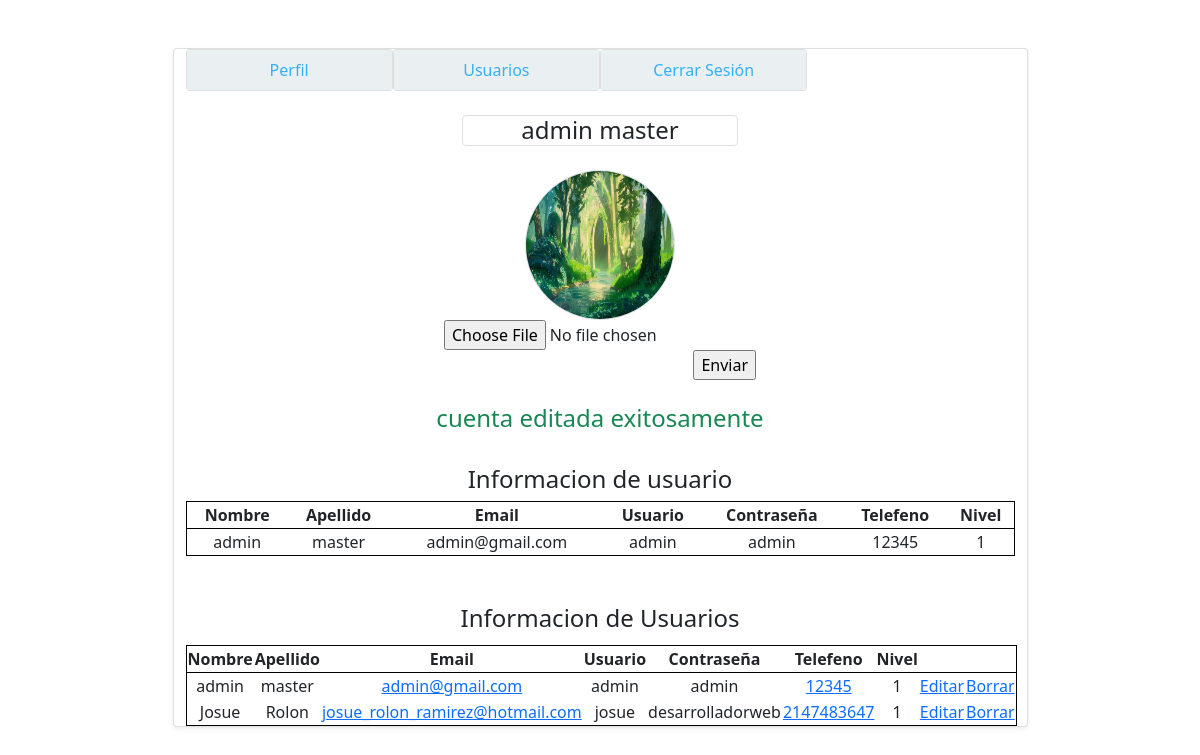
The page /usuarios.php?mensaje=cambio_exitoso (signed in) on the database its author committed.
### tables this page shows
CREATE TABLE `usuarios` (
  `nombre` varchar(50) NOT NULL,
  `apellido` varchar(50) NOT NULL,
  `email` varchar(50) NOT NULL,
  `user` varchar(15) NOT NULL,
  `pass` varchar(20) NOT NULL,
  `telefono` int(15) NOT NULL,
  `nivel` int(1) NOT NULL
);

### lista-usuarios.php (the view, shortened to what this page needs)
<?php
    function getUsuariosAdmin(){
        $host = 'localhost';
        $user_db = 'root';
        $password_db ='';
        $database = 'crud-usuarios';
        $conexion = mysqli_connect($host,$user_db,$password_db,$database);
        $usuarios = mysqli_query($conexion, "SELECT * FROM usuarios");
         while($fila = mysqli_fetch_array($usuarios)){
            echo '
            <tr >
        <td class="col-auto text-center">'.$fila['nombre'].'</td>
        <td class="col-auto text-center">'.$fila['apellido'].'</td>
        <td class="col-auto text-center"><a href="mailto:'.$fila['email'].' ">'.$fila['email'].'</a></td>
        <td class="col-auto text-center">'.$fila['user'].'</td>
        <td class="col-auto text-center">'.$fila['pass'].'</td>
        <td class="col-auto text-center"><a href="tel:'.$fila['telefono'].' "> '.$fila['telefono'].'</a></td>
        <td class="col-auto text-center">'.$fila['nivel'].'</td>
        <td class="col-auto text-center"><a href="editar-usuarios.php?email='.$fila['email'].'">Editar</a></td>
        <td class="col-auto text-center"><a href="borrar-usuarios.php?email='.$fila['email'].'" onclick="return borrar();">Borrar</a></td>
            </tr>
             ';
         }
    }
?>

### rows shown on the page
usuarios: nombre "admin", apellido "master", email "admin@gmail.com", user "admin", pass "admin", telefono "12345", nivel "1"
usuarios: nombre "Josue", apellido "Rolon", email "josue_rolon_ramirez@hotmail.com", user "josue", pass "desarrolladorweb", telefono "2147483647", nivel "1"

### other values the page prints
$_SESSION['nombre'] "admin"
$_SESSION['apellido'] "master"
$error "cuenta editada exitosamente"
$_SESSION['email'] "admin@gmail.com"
$_SESSION['user'] "admin"
$_SESSION['pass'] "admin"
$_SESSION['telefono'] "12345"
$_SESSION['nivel'] "1"
